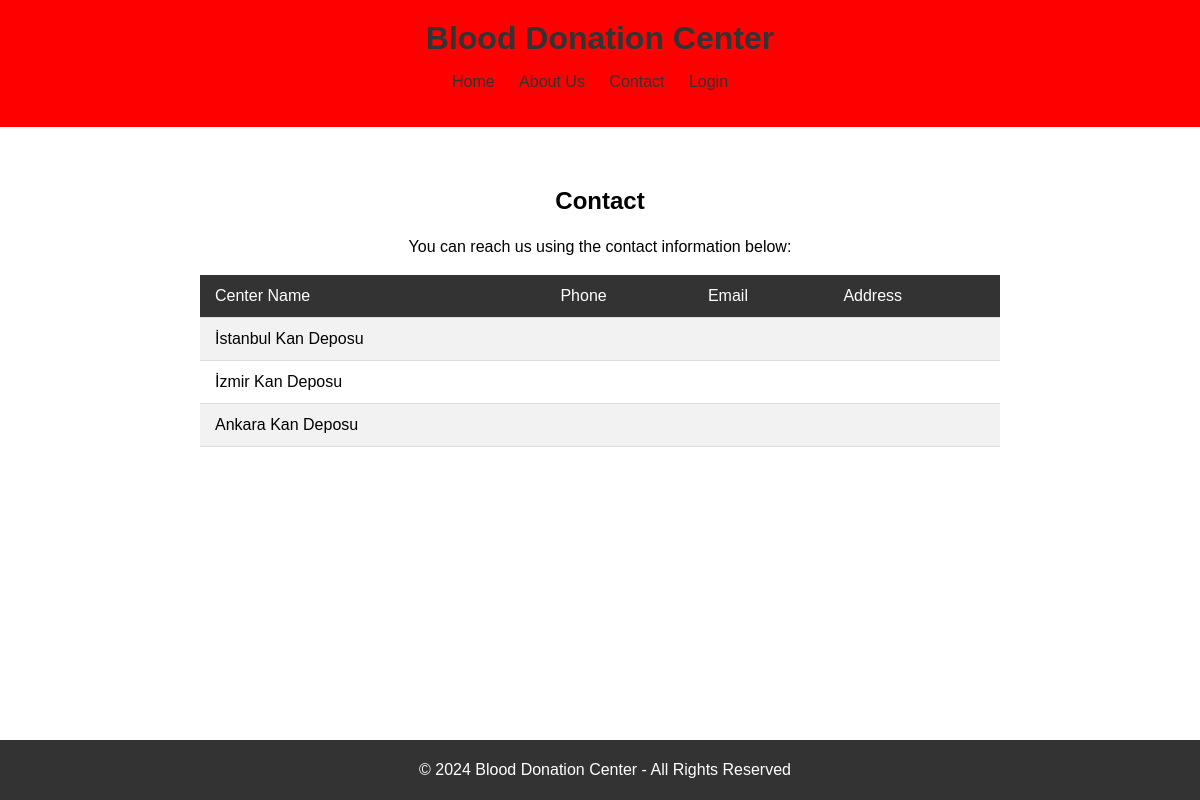
The page /contact.php on the database its author committed.
### tables this page shows
CREATE TABLE Center(  
    center_ID int NOT NULL,  
    center_name varchar(30) NOT NULL,  
    city int NOT NULL,
    password varchar(50) NOT NULL, 
    CONSTRAINT center_ID_pk PRIMARY KEY (center_ID),  
    FOREIGN KEY (city) REFERENCES City (city_ID) 
);

### contact.php (the view, shortened to what this page needs)
<?php
$host = 'localhost';
$dbname = 'bloodbank';
$username = 'root';
$password = '';
try {
    $pdo = new PDO("mysql:host=$host;dbname=$dbname", $username, $password);
    $pdo->setAttribute(PDO::ATTR_ERRMODE, PDO::ERRMODE_EXCEPTION);
    $query = "SELECT * FROM Center";
    $statement = $pdo->query($query);
    $centers = $statement->fetchAll(PDO::FETCH_ASSOC);
} catch(PDOException $e) {
    die("Database connection error: " . $e->getMessage());
}
?>
<!DOCTYPE html>
<html lang="en">
<head>
    <link rel="stylesheet" href="styles.css">
</head>
<body>
    <header class="red-header">
        <h1>Blood Donation Center</h1>
        <nav>
            <ul>
            <li><a href="index.php">Home</a></li>
            <li><a href="about.php">About Us</a></li>
            <li><a href="contact.php">Contact</a></li>
            <li><a href="login.php">Login</a></li>
            </ul>
        </nav>
    </header>
    <section id="contact">
        <div class="container">
            <h2>Contact</h2>
            <p>You can reach us using the contact information below:</p>
            <table>
                <tr>
                    <th>Center Name</th>
                    <th>Phone</th>
                    <th>Email</th>
                    <th>Address</th>
                </tr>
                <?php foreach ($centers as $center): ?>
                <tr>
                    <td><?php echo $center['center_name']; ?></td>
                    <td><?php echo $center['phone']; ?></td>
                    <td><?php echo $center['email']; ?></td>
                    <td><?php echo $center['address']; ?></td>
                </tr>
                <?php endforeach; ?>
            </table>
        </div>
    </section>
    <footer>
        <p>&copy; 2024 Blood Donation Center - All Rights Reserved</p>
    </footer>
</body>
</html>

### styles.css (style rules this page uses)
body { font-family: Arial, sans-serif; margin: 0; padding: 0; }
header { background-color: #ff0000; padding: 20px 0; text-align: center; color: white; }
.container { max-width: 800px; margin: 0 auto; padding: 0px; }
header h1 { margin: 0; color: #333; }
nav ul { list-style-type: none; padding: 0; }
nav ul li { display: inline; margin-right: 20px; }
nav ul li a { text-decoration: none; color: #333; }
section { padding: 40px 0; text-align: center; }
section h2 { margin-bottom: 20px; }
section p { font-size: 16px; line-height: 1.5; }
table { width: 100%; border-collapse: collapse; }
th, td { padding: 12px 15px; text-align: left; border-bottom: 1px solid #ddd; }
th { background-color: #333; color: white; font-weight: normal; }
tr:nth-child(even) { background-color: #f2f2f2; }
footer { position: fixed; bottom: 0; width: 100%; background-color: #333; color: #fff; text-align: center; padding: 5px; }

### rows shown on the page
center: center_name "İstanbul Kan Deposu"
center: center_name "İzmir Kan Deposu"
center: center_name "Ankara Kan Deposu"
